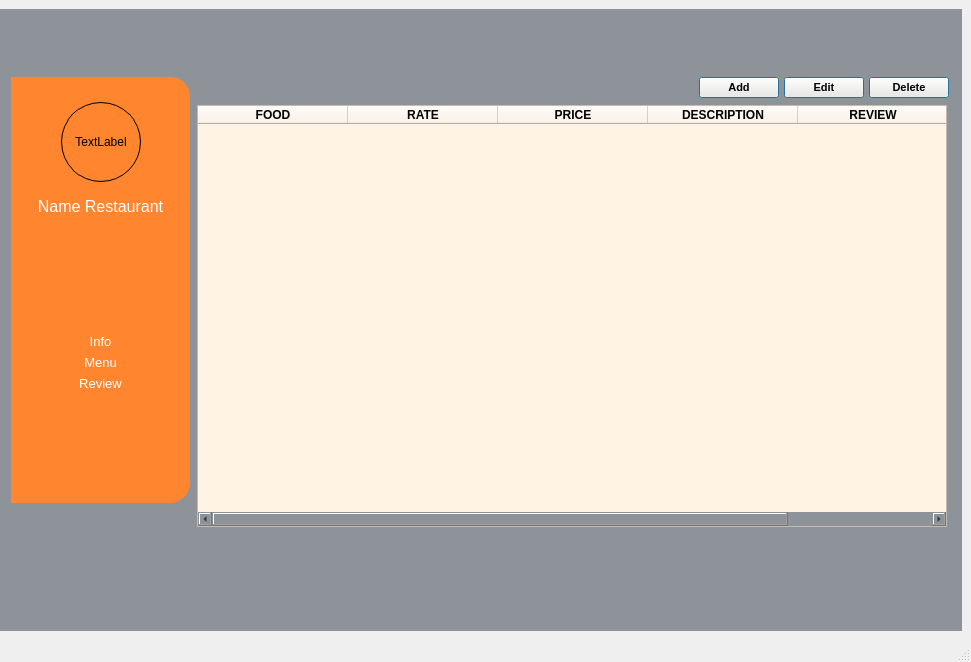
<?xml version='1.0' encoding='utf-8'?>
<ui version="4.0">
 <class>MainWindow</class>
 <widget class="QMainWindow" name="MainWindow">
  <property name="geometry">
   <rect>
    <x>0</x>
    <y>0</y>
    <width>971</width>
    <height>662</height>
   </rect>
  </property>
  <property name="windowTitle">
   <string>MainWindow</string>
  </property>
  <widget class="QWidget" name="centralwidget">
   <layout class="QVBoxLayout" name="verticalLayout_5">
    <property name="leftMargin">
     <number>0</number>
    </property>
    <item>
     <widget class="QWidget" name="widget" native="true">
      <property name="styleSheet">
       <string notr="true">background-color:#8E9299</string>
      </property>
      <widget class="QWidget" name="gridLayoutWidget">
       <property name="geometry">
        <rect>
         <x>197</x>
         <y>68</y>
         <width>752</width>
         <height>450</height>
        </rect>
       </property>
       <layout class="QVBoxLayout" name="verticalLayout_13">
        <item>
         <layout class="QHBoxLayout" name="horizontalLayout_20">
          <property name="spacing">
           <number>5</number>
          </property>
          <property name="sizeConstraint">
           <enum>QLayout::SetFixedSize</enum>
          </property>
          <item>
           <widget class="QPushButton" name="pushButton_4">
            <property name="styleSheet">
             <string notr="true" />
            </property>
            <property name="text">
             <string />
            </property>
            <property name="icon">
             <iconset>
              <normaloff>../image/ic_filter24.png</normaloff>../image/ic_filter24.png</iconset>
            </property>
            <property name="iconSize">
             <size>
              <width>30</width>
              <height>20</height>
             </size>
            </property>
            <property name="shortcut">
             <string />
            </property>
            <property name="autoDefault">
             <bool>false</bool>
            </property>
            <property name="default">
             <bool>false</bool>
            </property>
            <property name="flat">
             <bool>true</bool>
            </property>
           </widget>
          </item>
          <item>
           <spacer name="horizontalSpacer_3">
            <property name="orientation">
             <enum>Qt::Horizontal</enum>
            </property>
            <property name="sizeHint" stdset="0">
             <size>
              <width>40</width>
              <height>20</height>
             </size>
            </property>
           </spacer>
          </item>
          <item>
           <widget class="QPushButton" name="pushButton_8">
            <property name="sizePolicy">
             <sizepolicy hsizetype="Fixed" vsizetype="Fixed">
              <horstretch>0</horstretch>
              <verstretch>0</verstretch>
             </sizepolicy>
            </property>
            <property name="font">
             <font>
              <family>MS Shell Dlg 2</family>
              <pointsize>8</pointsize>
              <weight>75</weight>
              <italic>false</italic>
              <bold>true</bold>
             </font>
            </property>
            <property name="toolTip">
             <string>&lt;html&gt;&lt;head/&gt;&lt;body&gt;&lt;p&gt;&lt;br/&gt;&lt;/p&gt;&lt;/body&gt;&lt;/html&gt;</string>
            </property>
            <property name="styleSheet">
             <string notr="true">color: rgb(0, 0, 0);
background-color: rgb(255, 243, 228);
border-color: rgb(255, 134, 47);</string>
            </property>
            <property name="text">
             <string>Add</string>
            </property>
            <property name="default">
             <bool>true</bool>
            </property>
            <property name="flat">
             <bool>false</bool>
            </property>
           </widget>
          </item>
          <item>
           <widget class="QPushButton" name="pushButton_3">
            <property name="sizePolicy">
             <sizepolicy hsizetype="Fixed" vsizetype="Fixed">
              <horstretch>0</horstretch>
              <verstretch>0</verstretch>
             </sizepolicy>
            </property>
            <property name="font">
             <font>
              <family>MS Shell Dlg 2</family>
              <pointsize>8</pointsize>
              <weight>75</weight>
              <italic>false</italic>
              <bold>true</bold>
             </font>
            </property>
            <property name="toolTip">
             <string>&lt;html&gt;&lt;head/&gt;&lt;body&gt;&lt;p&gt;&lt;span style=" font-weight:600;"&gt;Edit&lt;/span&gt;&lt;/p&gt;&lt;/body&gt;&lt;/html&gt;</string>
            </property>
            <property name="styleSheet">
             <string notr="true">color: rgb(0, 0, 0);
border-color: rgb(255, 165, 90);
background-color: rgb(255, 243, 228);</string>
            </property>
            <property name="text">
             <string>Edit</string>
            </property>
            <property name="default">
             <bool>true</bool>
            </property>
            <property name="flat">
             <bool>false</bool>
            </property>
           </widget>
          </item>
          <item>
           <widget class="QPushButton" name="pushButton_9">
            <property name="sizePolicy">
             <sizepolicy hsizetype="Fixed" vsizetype="Fixed">
              <horstretch>0</horstretch>
              <verstretch>0</verstretch>
             </sizepolicy>
            </property>
            <property name="font">
             <font>
              <family>MS Shell Dlg 2</family>
              <pointsize>8</pointsize>
              <weight>75</weight>
              <italic>false</italic>
              <bold>true</bold>
             </font>
            </property>
            <property name="toolTip">
             <string>&lt;html&gt;&lt;head/&gt;&lt;body&gt;&lt;p&gt;&lt;span style=" font-weight:600;"&gt;Edit&lt;/span&gt;&lt;/p&gt;&lt;/body&gt;&lt;/html&gt;</string>
            </property>
            <property name="styleSheet">
             <string notr="true">color: rgb(0, 0, 0);
border-color: rgb(255, 165, 90);
background-color: rgb(255, 243, 228);</string>
            </property>
            <property name="text">
             <string>Delete</string>
            </property>
            <property name="default">
             <bool>true</bool>
            </property>
            <property name="flat">
             <bool>false</bool>
            </property>
           </widget>
          </item>
         </layout>
        </item>
        <item>
         <widget class="QTableWidget" name="tableWidget">
          <property name="sizePolicy">
           <sizepolicy hsizetype="Fixed" vsizetype="Fixed">
            <horstretch>0</horstretch>
            <verstretch>0</verstretch>
           </sizepolicy>
          </property>
          <property name="minimumSize">
           <size>
            <width>750</width>
            <height>400</height>
           </size>
          </property>
          <property name="maximumSize">
           <size>
            <width>16777215</width>
            <height>167772</height>
           </size>
          </property>
          <property name="font">
           <font>
            <weight>50</weight>
            <bold>false</bold>
           </font>
          </property>
          <property name="styleSheet">
           <string notr="true">
background-color: rgb(255, 243, 228);</string>
          </property>
          <attribute name="horizontalHeaderDefaultSectionSize">
           <number>150</number>
          </attribute>
          <attribute name="verticalHeaderCascadingSectionResizes">
           <bool>false</bool>
          </attribute>
          <attribute name="verticalHeaderMinimumSectionSize">
           <number>30</number>
          </attribute>
          <attribute name="verticalHeaderShowSortIndicator" stdset="0">
           <bool>false</bool>
          </attribute>
          <column>
           <property name="text">
            <string>FOOD</string>
           </property>
           <property name="font">
            <font>
             <weight>75</weight>
             <bold>true</bold>
            </font>
           </property>
           <property name="textAlignment">
            <set>AlignCenter</set>
           </property>
           <property name="background">
            <color>
             <red>255</red>
             <green>134</green>
             <blue>47</blue>
            </color>
           </property>
          </column>
          <column>
           <property name="text">
            <string>RATE</string>
           </property>
           <property name="font">
            <font>
             <weight>75</weight>
             <bold>true</bold>
            </font>
           </property>
           <property name="textAlignment">
            <set>AlignCenter</set>
           </property>
           <property name="background">
            <color>
             <red>255</red>
             <green>134</green>
             <blue>47</blue>
            </color>
           </property>
          </column>
          <column>
           <property name="text">
            <string>PRICE</string>
           </property>
           <property name="font">
            <font>
             <weight>75</weight>
             <bold>true</bold>
            </font>
           </property>
           <property name="textAlignment">
            <set>AlignCenter</set>
           </property>
           <property name="background">
            <color>
             <red>255</red>
             <green>134</green>
             <blue>47</blue>
            </color>
           </property>
          </column>
          <column>
           <property name="text">
            <string>DESCRIPTION</string>
           </property>
           <property name="font">
            <font>
             <weight>75</weight>
             <bold>true</bold>
            </font>
           </property>
           <property name="textAlignment">
            <set>AlignCenter</set>
           </property>
           <property name="background">
            <color>
             <red>255</red>
             <green>134</green>
             <blue>47</blue>
            </color>
           </property>
          </column>
          <column>
           <property name="text">
            <string>REVIEW</string>
           </property>
           <property name="font">
            <font>
             <weight>75</weight>
             <bold>true</bold>
            </font>
           </property>
           <property name="textAlignment">
            <set>AlignCenter</set>
           </property>
           <property name="background">
            <color>
             <red>255</red>
             <green>134</green>
             <blue>47</blue>
            </color>
           </property>
          </column>
         </widget>
        </item>
       </layout>
      </widget>
      <widget class="QWidget" name="widget_3" native="true">
       <property name="geometry">
        <rect>
         <x>11</x>
         <y>68</y>
         <width>179</width>
         <height>426</height>
        </rect>
       </property>
       <property name="styleSheet">
        <string notr="true">background-color:#FF862F;border-top-right-radius:20;border-bottom-right-radius:20</string>
       </property>
       <layout class="QVBoxLayout" name="verticalLayout_3">
        <item>
         <layout class="QVBoxLayout" name="verticalLayout">
          <item>
           <widget class="QWidget" name="widget_2" native="true">
            <layout class="QHBoxLayout" name="horizontalLayout">
             <property name="topMargin">
              <number>25</number>
             </property>
             <item>
              <spacer name="horizontalSpacer">
               <property name="orientation">
                <enum>Qt::Horizontal</enum>
               </property>
               <property name="sizeHint" stdset="0">
                <size>
                 <width>6</width>
                 <height>20</height>
                </size>
               </property>
              </spacer>
             </item>
             <item>
              <widget class="QLabel" name="restaurant_photo_label">
               <property name="minimumSize">
                <size>
                 <width>80</width>
                 <height>80</height>
                </size>
               </property>
               <property name="maximumSize">
                <size>
                 <width>80</width>
                 <height>80</height>
                </size>
               </property>
               <property name="styleSheet">
                <string notr="true">border-radius:40;border:1px solid black</string>
               </property>
               <property name="text">
                <string>TextLabel</string>
               </property>
               <property name="alignment">
                <set>Qt::AlignCenter</set>
               </property>
              </widget>
             </item>
             <item>
              <spacer name="horizontalSpacer_2">
               <property name="orientation">
                <enum>Qt::Horizontal</enum>
               </property>
               <property name="sizeHint" stdset="0">
                <size>
                 <width>7</width>
                 <height>20</height>
                </size>
               </property>
              </spacer>
             </item>
            </layout>
           </widget>
          </item>
          <item>
           <widget class="QLabel" name="restaurant_name_label">
            <property name="minimumSize">
             <size>
              <width>120</width>
              <height>0</height>
             </size>
            </property>
            <property name="font">
             <font>
              <pointsize>12</pointsize>
             </font>
            </property>
            <property name="styleSheet">
             <string notr="true">color:white</string>
            </property>
            <property name="text">
             <string>Name Restaurant</string>
            </property>
            <property name="alignment">
             <set>Qt::AlignCenter</set>
            </property>
           </widget>
          </item>
         </layout>
        </item>
        <item>
         <spacer name="verticalSpacer_2">
          <property name="orientation">
           <enum>Qt::Vertical</enum>
          </property>
          <property name="sizeHint" stdset="0">
           <size>
            <width>20</width>
            <height>78</height>
           </size>
          </property>
         </spacer>
        </item>
        <item>
         <layout class="QVBoxLayout" name="verticalLayout_2">
          <item>
           <widget class="QPushButton" name="restaurant_info_button">
            <property name="minimumSize">
             <size>
              <width>120</width>
              <height>0</height>
             </size>
            </property>
            <property name="font">
             <font>
              <pointsize>10</pointsize>
             </font>
            </property>
            <property name="styleSheet">
             <string notr="true">background:transparent; color:white</string>
            </property>
            <property name="text">
             <string>Info</string>
            </property>
           </widget>
          </item>
          <item>
           <widget class="QPushButton" name="restaurant_menu_button">
            <property name="minimumSize">
             <size>
              <width>120</width>
              <height>0</height>
             </size>
            </property>
            <property name="font">
             <font>
              <pointsize>10</pointsize>
             </font>
            </property>
            <property name="styleSheet">
             <string notr="true">background:transparent; color:white</string>
            </property>
            <property name="text">
             <string>Menu</string>
            </property>
           </widget>
          </item>
          <item>
           <widget class="QPushButton" name="restaurant_review_button">
            <property name="minimumSize">
             <size>
              <width>120</width>
              <height>0</height>
             </size>
            </property>
            <property name="font">
             <font>
              <pointsize>10</pointsize>
             </font>
            </property>
            <property name="styleSheet">
             <string notr="true">background:transparent; color:white</string>
            </property>
            <property name="text">
             <string>Review</string>
            </property>
           </widget>
          </item>
         </layout>
        </item>
        <item>
         <spacer name="verticalSpacer_3">
          <property name="orientation">
           <enum>Qt::Vertical</enum>
          </property>
          <property name="sizeHint" stdset="0">
           <size>
            <width>20</width>
            <height>77</height>
           </size>
          </property>
         </spacer>
        </item>
       </layout>
      </widget>
     </widget>
    </item>
   </layout>
  </widget>
  <widget class="QMenuBar" name="menubar">
   <property name="geometry">
    <rect>
     <x>0</x>
     <y>0</y>
     <width>971</width>
     <height>26</height>
    </rect>
   </property>
  </widget>
  <widget class="QStatusBar" name="statusbar" />
 </widget>
 <connections />
<customwidgets><customwidget><class>QPushButton</class><extends>QPushButton</extends><header location="global">Custom_Widgets.Theme.h</header><container>1</container></customwidget><customwidget><class>QLabel</class><extends>QLabel</extends><header location="global">Custom_Widgets.Theme.h</header><container>1</container></customwidget></customwidgets></ui>
